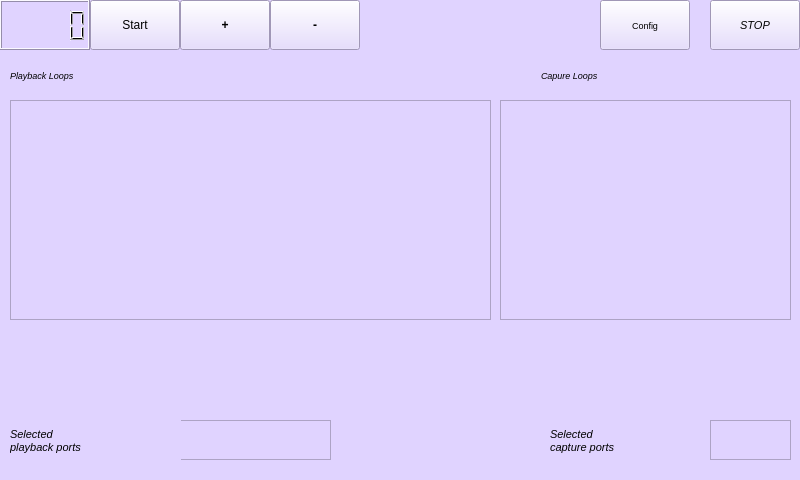
<?xml version="1.0" encoding="UTF-8"?>
<ui version="4.0">
 <class>MainWindow</class>
 <widget class="QMainWindow" name="MainWindow">
  <property name="enabled">
   <bool>true</bool>
  </property>
  <property name="geometry">
   <rect>
    <x>0</x>
    <y>0</y>
    <width>800</width>
    <height>480</height>
   </rect>
  </property>
  <property name="sizePolicy">
   <sizepolicy hsizetype="Fixed" vsizetype="Fixed">
    <horstretch>0</horstretch>
    <verstretch>0</verstretch>
   </sizepolicy>
  </property>
  <property name="mouseTracking">
   <bool>false</bool>
  </property>
  <property name="windowTitle">
   <string>MainWindow</string>
  </property>
  <property name="styleSheet">
   <string notr="true">background-color: rgb(224, 211, 255);</string>
  </property>
  <widget class="QWidget" name="centralWidget">
   <widget class="QTextBrowser" name="playLoopList">
    <property name="geometry">
     <rect>
      <x>10</x>
      <y>100</y>
      <width>481</width>
      <height>220</height>
     </rect>
    </property>
    <property name="font">
     <font>
      <pointsize>9</pointsize>
      <italic>false</italic>
     </font>
    </property>
   </widget>
   <widget class="QPushButton" name="bstop">
    <property name="geometry">
     <rect>
      <x>710</x>
      <y>0</y>
      <width>90</width>
      <height>50</height>
     </rect>
    </property>
    <property name="font">
     <font>
      <pointsize>8</pointsize>
      <italic>true</italic>
     </font>
    </property>
    <property name="text">
     <string>STOP</string>
    </property>
   </widget>
   <widget class="QLCDNumber" name="lcdClick">
    <property name="geometry">
     <rect>
      <x>0</x>
      <y>0</y>
      <width>90</width>
      <height>50</height>
     </rect>
    </property>
   </widget>
   <widget class="QPushButton" name="bClickUp">
    <property name="geometry">
     <rect>
      <x>180</x>
      <y>0</y>
      <width>90</width>
      <height>50</height>
     </rect>
    </property>
    <property name="font">
     <font>
      <weight>75</weight>
      <bold>true</bold>
     </font>
    </property>
    <property name="text">
     <string>+</string>
    </property>
   </widget>
   <widget class="QPushButton" name="bClickDown">
    <property name="geometry">
     <rect>
      <x>270</x>
      <y>0</y>
      <width>90</width>
      <height>50</height>
     </rect>
    </property>
    <property name="font">
     <font>
      <weight>75</weight>
      <bold>true</bold>
     </font>
    </property>
    <property name="text">
     <string>-</string>
    </property>
   </widget>
   <widget class="QPushButton" name="bClick">
    <property name="geometry">
     <rect>
      <x>90</x>
      <y>0</y>
      <width>90</width>
      <height>50</height>
     </rect>
    </property>
    <property name="font">
     <font>
      <pointsize>9</pointsize>
     </font>
    </property>
    <property name="text">
     <string>Start</string>
    </property>
    <property name="checkable">
     <bool>false</bool>
    </property>
   </widget>
   <widget class="QPushButton" name="bConfig">
    <property name="geometry">
     <rect>
      <x>600</x>
      <y>0</y>
      <width>90</width>
      <height>50</height>
     </rect>
    </property>
    <property name="font">
     <font>
      <pointsize>7</pointsize>
      <italic>false</italic>
     </font>
    </property>
    <property name="text">
     <string>Config</string>
    </property>
   </widget>
   <widget class="QTextBrowser" name="consolePlayback">
    <property name="geometry">
     <rect>
      <x>180</x>
      <y>420</y>
      <width>151</width>
      <height>40</height>
     </rect>
    </property>
    <property name="font">
     <font>
      <pointsize>9</pointsize>
      <italic>false</italic>
     </font>
    </property>
   </widget>
   <widget class="QTextBrowser" name="consoleCapture">
    <property name="geometry">
     <rect>
      <x>710</x>
      <y>420</y>
      <width>81</width>
      <height>40</height>
     </rect>
    </property>
    <property name="font">
     <font>
      <pointsize>9</pointsize>
      <italic>false</italic>
     </font>
    </property>
   </widget>
   <widget class="QLabel" name="label_2">
    <property name="geometry">
     <rect>
      <x>10</x>
      <y>410</y>
      <width>171</width>
      <height>61</height>
     </rect>
    </property>
    <property name="font">
     <font>
      <pointsize>8</pointsize>
      <italic>true</italic>
     </font>
    </property>
    <property name="text">
     <string>Selected
playback ports</string>
    </property>
   </widget>
   <widget class="QLabel" name="label_3">
    <property name="geometry">
     <rect>
      <x>550</x>
      <y>410</y>
      <width>131</width>
      <height>61</height>
     </rect>
    </property>
    <property name="font">
     <font>
      <pointsize>8</pointsize>
      <italic>true</italic>
     </font>
    </property>
    <property name="text">
     <string>Selected
capture ports</string>
    </property>
   </widget>
   <widget class="QTextBrowser" name="captureLoopList">
    <property name="geometry">
     <rect>
      <x>500</x>
      <y>100</y>
      <width>291</width>
      <height>220</height>
     </rect>
    </property>
    <property name="font">
     <font>
      <pointsize>9</pointsize>
      <italic>false</italic>
     </font>
    </property>
   </widget>
   <widget class="QLabel" name="label_4">
    <property name="geometry">
     <rect>
      <x>10</x>
      <y>60</y>
      <width>141</width>
      <height>31</height>
     </rect>
    </property>
    <property name="font">
     <font>
      <pointsize>7</pointsize>
      <italic>true</italic>
     </font>
    </property>
    <property name="text">
     <string>Playback Loops</string>
    </property>
   </widget>
   <widget class="QLabel" name="label_5">
    <property name="geometry">
     <rect>
      <x>541</x>
      <y>60</y>
      <width>141</width>
      <height>31</height>
     </rect>
    </property>
    <property name="font">
     <font>
      <pointsize>7</pointsize>
      <italic>true</italic>
     </font>
    </property>
    <property name="text">
     <string>Capure Loops</string>
    </property>
   </widget>
  </widget>
 </widget>
 <layoutdefault spacing="6" margin="11"/>
 <resources/>
 <connections/>
</ui>
